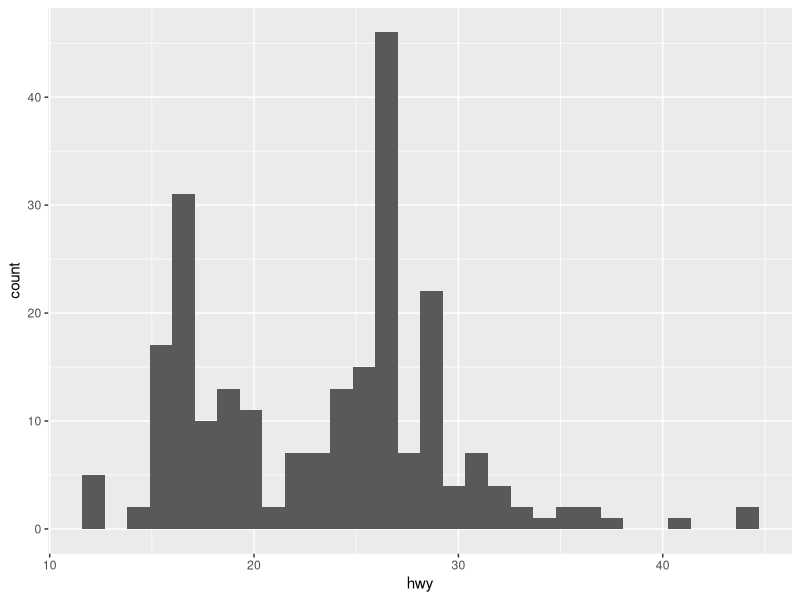
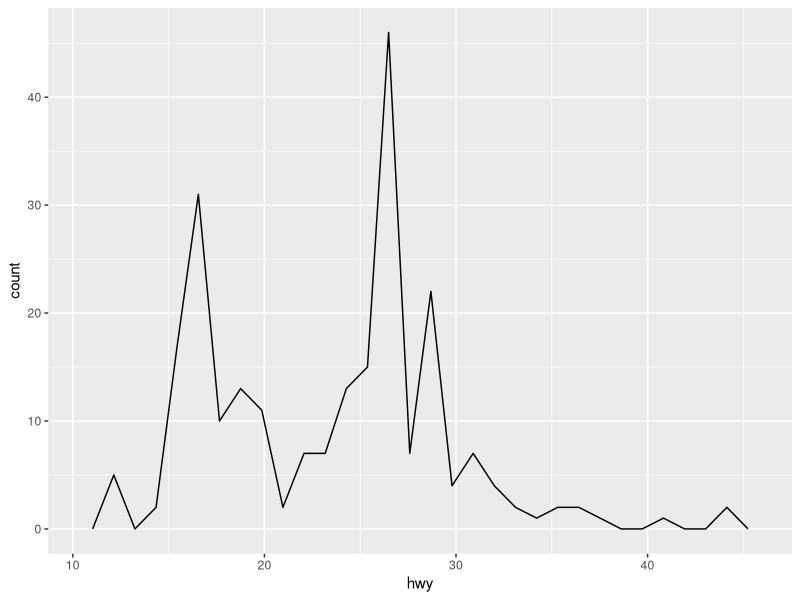
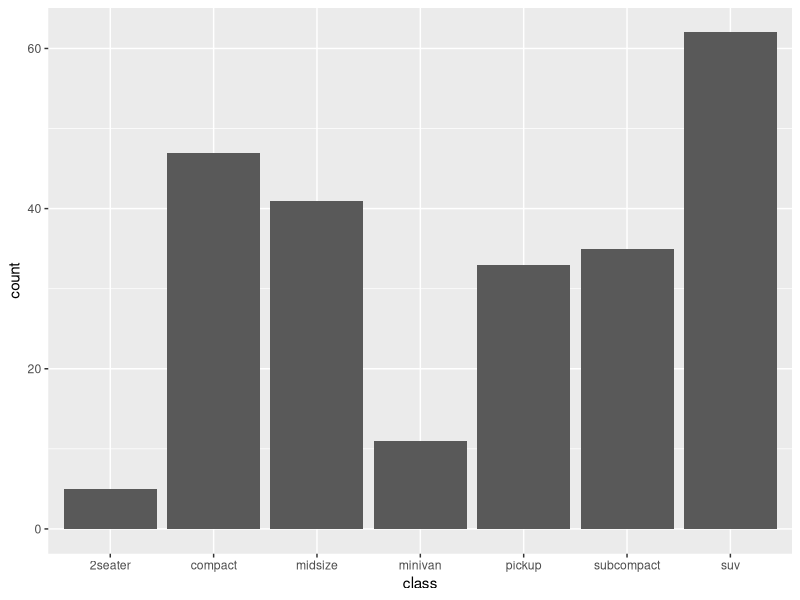
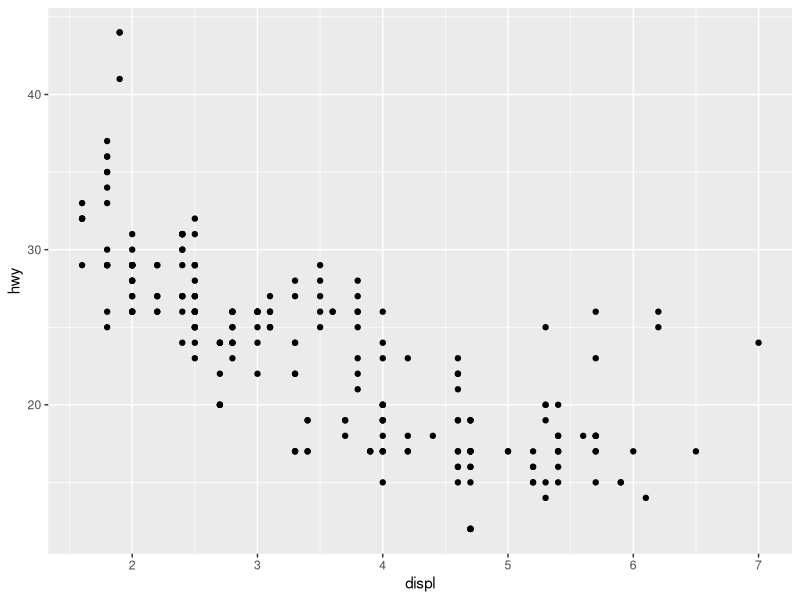
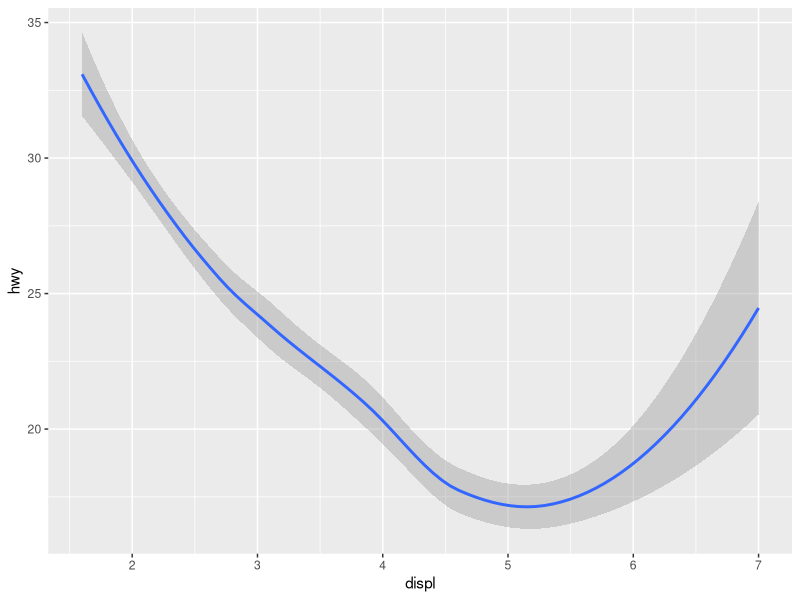
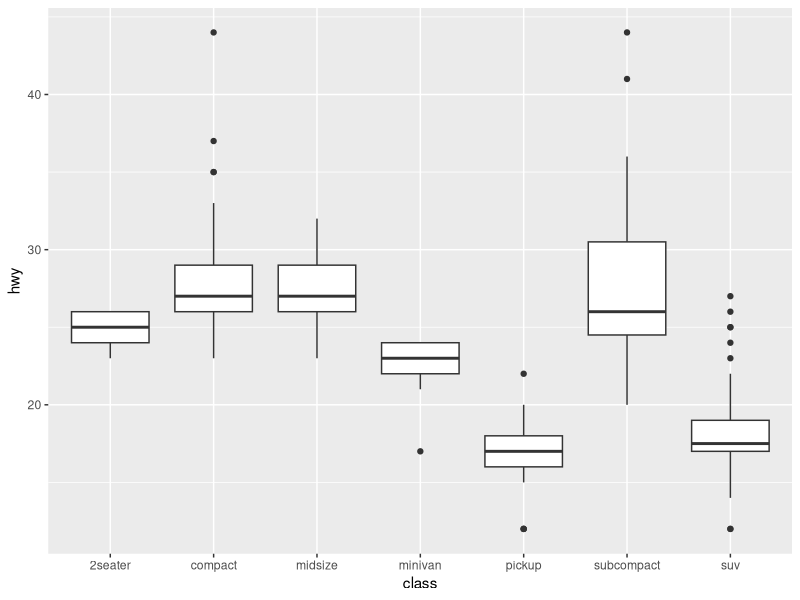

Write R code to recreate these figures, in order.
## ---- chunk 1
# tidyverse packages
library(ggplot2)     # plotting data
## ---- chunk 2
ggplot(data = mpg) +
  geom_histogram(mapping = aes(hwy))
## ---- chunk 3
ggplot(data = mpg) +
  geom_freqpoly(mapping = aes(hwy))
## ---- chunk 4
ggplot(data = mpg) +
  geom_bar(mapping = aes(class))
## ---- chunk 5
ggplot(data = mpg) +
  geom_point(mapping = aes(x = displ, y = hwy))
## ---- chunk 6
ggplot(data = mpg) +
  geom_smooth(mapping = aes(x = displ, y = hwy))
## ---- chunk 7
ggplot(data = mpg) +
  geom_boxplot(mapping = aes(x = class, y = hwy))
